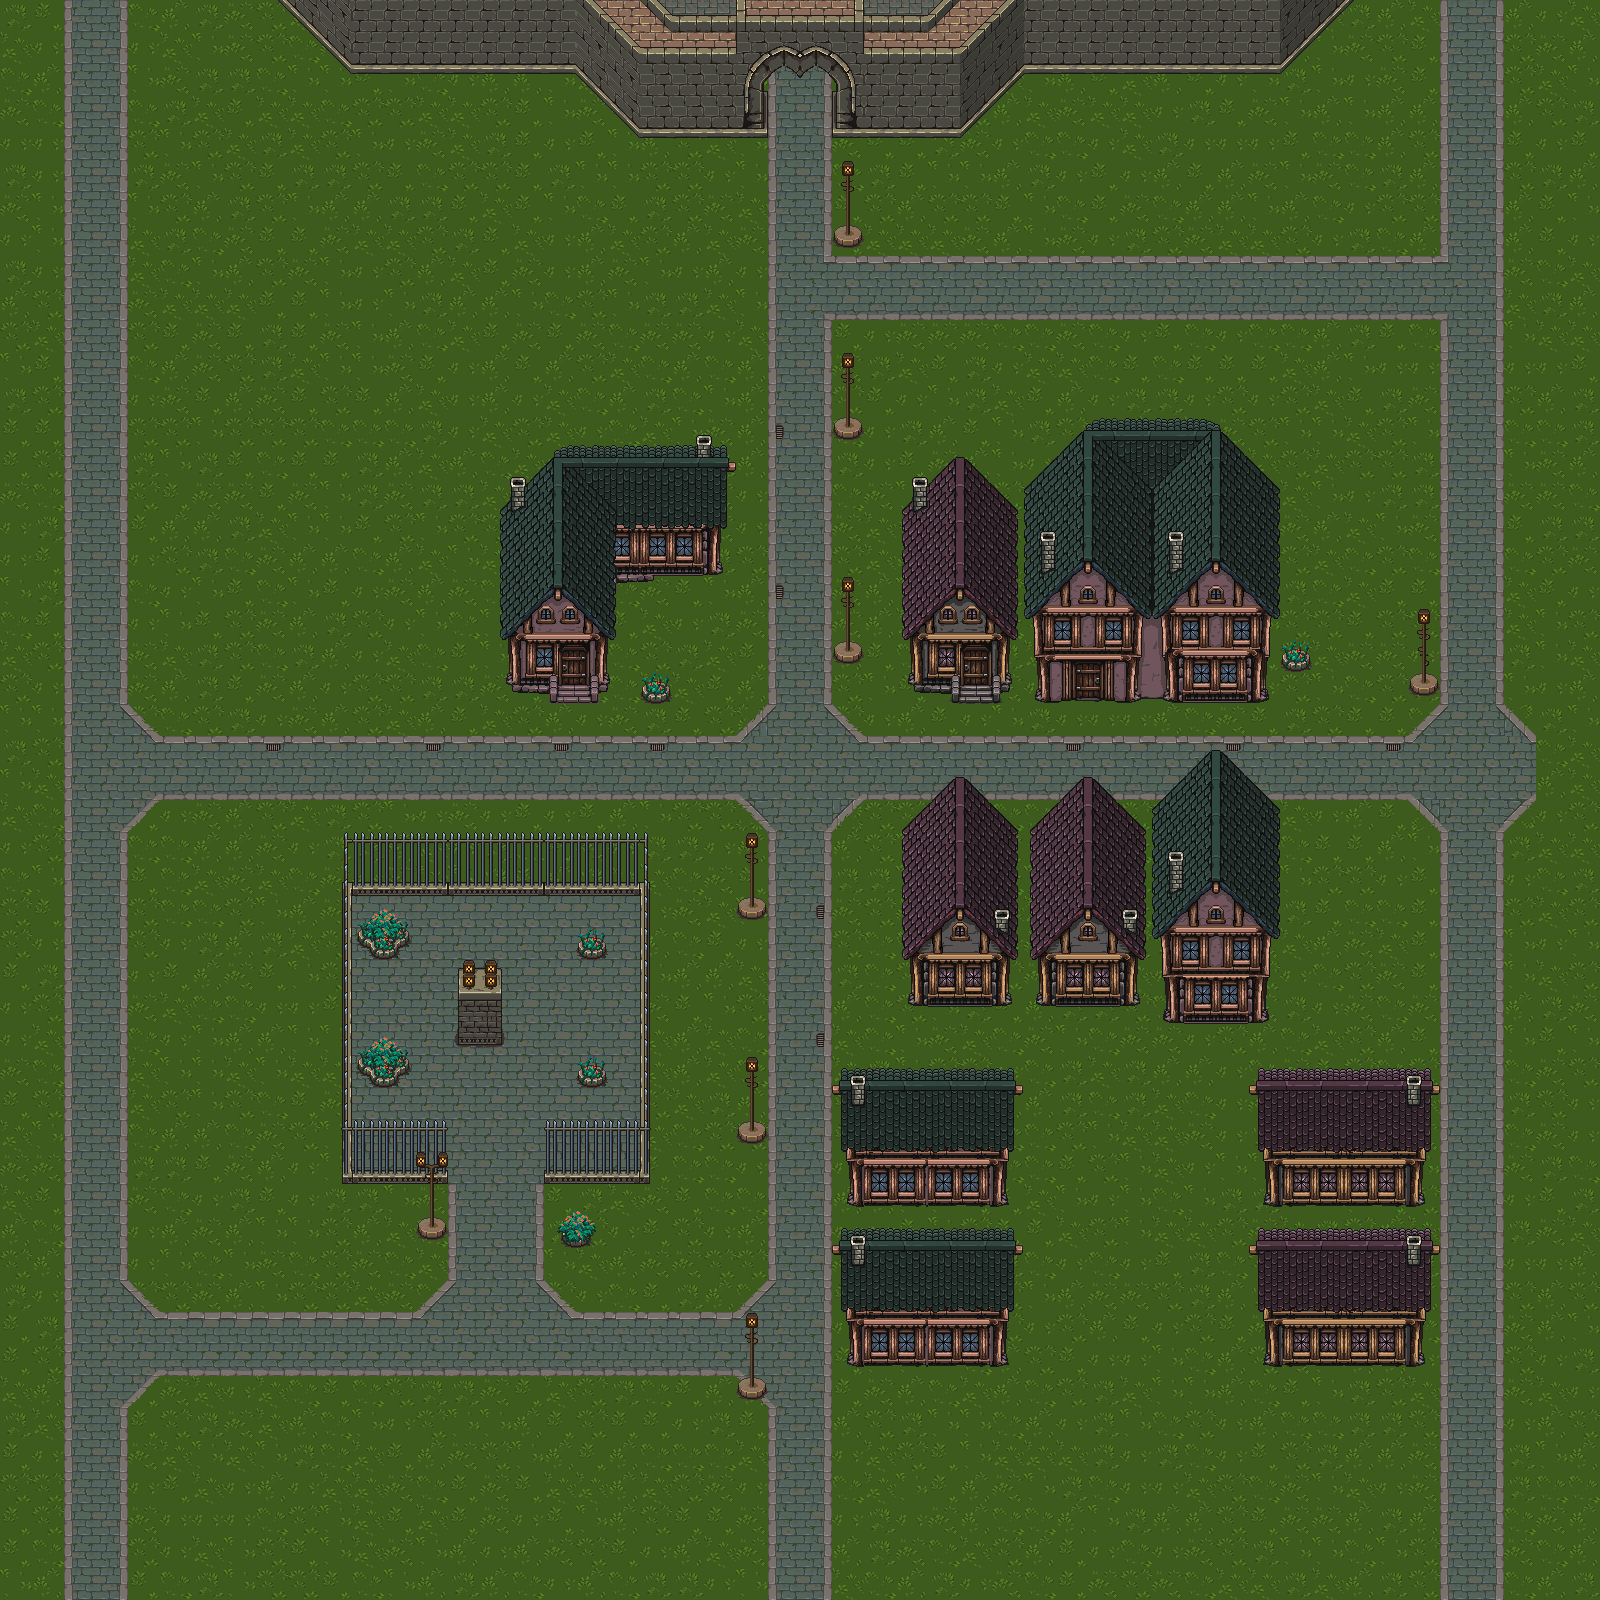

Tiled map render using the project's own tile images. Description and the map definition, with tile-layer contents summarised, below:
An orthogonal 50x50 tile map with 32x32 px tiles, 6 tile layers (Grass, Background, Fences, Objects, ...), 1 hidden layer not drawn, 2 tilesets and 98 objects (42x point, 3x schedule, 2x inspect, 2x player, transition, ...).

<map version="1.4" tiledversion="1.4.3" orientation="orthogonal" renderorder="right-down" width="50" height="50" tilewidth="32" tileheight="32" infinite="0" nextlayerid="14" nextobjectid="163">
 <properties>
  <property name="music" value="forest.mp3" />
 </properties>
 <tileset firstgid="1" source="../tilesets/walls,ground,decorative.tsx" />
 <tileset firstgid="1025" source="../tilesets/houses.tsx" />
 <layer id="1" name="Grass" width="50" height="50" locked="1">
  <properties>
   <property name="foreground" type="bool" value="false" />
   <property name="walk_sound" value="grass.ogg" />
  </properties>
  <data>[2500 cells, 2500 non-empty, 9 distinct tile ids]</data>
 </layer>
 <layer id="2" name="Background" width="50" height="50" locked="1">
  <properties>
   <property name="foreground" type="bool" value="false" />
   <property name="walk_sound" value="road.ogg" />
  </properties>
  <data>[2500 cells, 597 non-empty, 68 distinct tile ids]</data>
 </layer>
 <layer id="13" name="Fences" width="50" height="50" locked="1">
  <properties>
   <property name="foreground" type="bool" value="false" />
  </properties>
  <data>[2500 cells, 15 non-empty, 3 distinct tile ids]</data>
 </layer>
 <layer id="8" name="Objects" width="50" height="50" locked="1">
  <properties>
   <property name="foreground" type="bool" value="false" />
  </properties>
  <data>[2500 cells, 29 non-empty, 16 distinct tile ids]</data>
 </layer>
 <layer id="3" name="Houses" width="50" height="50">
  <properties>
   <property name="foreground" type="bool" value="false" />
  </properties>
  <data>[2500 cells, 355 non-empty, 230 distinct tile ids]</data>
 </layer>
 <layer id="4" name="Foreground" width="50" height="50" locked="1" tintcolor="#b4ffffff">
  <properties>
   <property name="foreground" type="bool" value="true" />
  </properties>
  <data>[2500 cells, 206 non-empty, 143 distinct tile ids]</data>
 </layer>
 <layer id="12" name="Path" width="50" height="50" visible="0" tintcolor="#9b00ff00">
  <data>[2500 cells, 527 non-empty, 2 distinct tile ids]</data>
 </layer>
 <objectgroup id="9" name="Lights" locked="1">
  <object id="57" name="street1" type="point" x="752" y="843">
   <properties>
    <property name="color" type="color" value="#ffffbb1c" />
    <property name="distance" type="float" value="10" />
    <property name="rays" type="int" value="100" />
    <property name="time" value="night" />
   </properties>
   <point />
  </object>
  <object id="58" name="street3" type="point" x="753" y="1065">
   <properties>
    <property name="color" type="color" value="#ffffbb1c" />
    <property name="distance" type="float" value="10" />
    <property name="rays" type="int" value="100" />
    <property name="time" value="night" />
   </properties>
   <point />
  </object>
  <object id="59" name="street4" type="point" x="752" y="1324">
   <properties>
    <property name="color" type="color" value="#ffffbb1c" />
    <property name="distance" type="float" value="10" />
    <property name="rays" type="int" value="100" />
   </properties>
   <point />
  </object>
  <object id="60" name="street5" type="point" x="432" y="1164">
   <properties>
    <property name="color" type="color" value="#ffffbb1c" />
    <property name="distance" type="float" value="10" />
    <property name="rays" type="int" value="100" />
    <property name="time" value="night" />
   </properties>
   <point />
  </object>
  <object id="66" name="pillar" type="point" x="479" y="977">
   <properties>
    <property name="color" type="color" value="#fffd8008" />
    <property name="distance" type="float" value="6" />
    <property name="rays" type="int" value="100" />
   </properties>
   <point />
  </object>
  <object id="108" name="street1" type="point" x="848" y="590">
   <properties>
    <property name="color" type="color" value="#ffffbb1c" />
    <property name="distance" type="float" value="10" />
    <property name="rays" type="int" value="100" />
    <property name="time" value="night" />
   </properties>
   <point />
  </object>
  <object id="109" name="street1" type="point" x="845" y="362">
   <properties>
    <property name="color" type="color" value="#ffffbb1c" />
    <property name="distance" type="float" value="10" />
    <property name="rays" type="int" value="100" />
    <property name="time" value="night" />
   </properties>
   <point />
  </object>
  <object id="110" name="street1" type="point" x="1428" y="614">
   <properties>
    <property name="color" type="color" value="#ffffbb1c" />
    <property name="distance" type="float" value="10" />
    <property name="rays" type="int" value="100" />
    <property name="time" value="night" />
   </properties>
   <point />
  </object>
  <object id="111" name="street1" type="point" x="848" y="169">
   <properties>
    <property name="color" type="color" value="#ffffbb1c" />
    <property name="distance" type="float" value="10" />
    <property name="rays" type="int" value="100" />
    <property name="time" value="night" />
   </properties>
   <point />
  </object>
  <object id="113" name="pillar" type="point" x="947" y="658">
   <properties>
    <property name="color" type="color" value="#fffd8008" />
    <property name="distance" type="float" value="2" />
    <property name="rays" type="int" value="100" />
    <property name="time" value="night" />
   </properties>
   <point />
  </object>
  <object id="114" name="pillar" type="point" x="1063" y="630">
   <properties>
    <property name="color" type="color" value="#fffd8008" />
    <property name="distance" type="float" value="2" />
    <property name="rays" type="int" value="100" />
    <property name="time" value="night" />
   </properties>
   <point />
  </object>
  <object id="115" name="pillar" type="point" x="1112" y="630">
   <properties>
    <property name="color" type="color" value="#fffd8008" />
    <property name="distance" type="float" value="2" />
    <property name="rays" type="int" value="100" />
    <property name="time" value="night" />
   </properties>
   <point />
  </object>
  <object id="116" name="pillar" type="point" x="1191" y="632">
   <properties>
    <property name="color" type="color" value="#fffd8008" />
    <property name="distance" type="float" value="2" />
    <property name="rays" type="int" value="100" />
    <property name="time" value="night" />
   </properties>
   <point />
  </object>
  <object id="117" name="pillar" type="point" x="1240" y="631">
   <properties>
    <property name="color" type="color" value="#fffd8008" />
    <property name="distance" type="float" value="2" />
    <property name="rays" type="int" value="100" />
    <property name="time" value="night" />
   </properties>
   <point />
  </object>
  <object id="118" name="pillar" type="point" x="1200" y="677">
   <properties>
    <property name="color" type="color" value="#fffd8008" />
    <property name="distance" type="float" value="2" />
    <property name="rays" type="int" value="100" />
    <property name="time" value="night" />
   </properties>
   <point />
  </object>
  <object id="119" name="pillar" type="point" x="1229" y="677">
   <properties>
    <property name="color" type="color" value="#fffd8008" />
    <property name="distance" type="float" value="2" />
    <property name="rays" type="int" value="100" />
    <property name="time" value="night" />
   </properties>
   <point />
  </object>
  </objectgroup>
 <objectgroup color="#0aff0000" id="5" name="Collision" locked="1">
  <!-- 56 objects omitted --></objectgroup>
 <objectgroup color="#00ff00" id="7" name="Interaction">
  <!-- 9 objects omitted --></objectgroup>
 <objectgroup color="#0000ff" id="6" name="Spawn" locked="1">
  <!-- 6 objects omitted --></objectgroup>
 <objectgroup id="10" name="Schedule" locked="1">
  <!-- 3 objects omitted --></objectgroup>
</map>
<!-- 82 of 98 objects omitted -->
